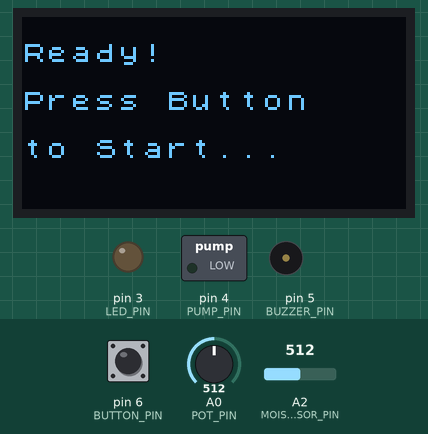
This sketch was run on a simulated Arduino Uno, built with avr-gcc and run on an emulated ATmega328P. Parts: 128×64 one-colour display, switched loads named in the sketch (green lamp = pin HIGH), output pins drawn as LEDs (lit = HIGH), buzzer (waves = sounding). Inputs (shaded band) come from the test bench; at power-on: pin 6 (BUTTON_PIN) LOW, A2 (MOISTURE_SENSOR_PIN) = 512, A0 (POT_PIN) = 512. What the sketch prints to the serial monitor is not drawn.

Above: at 1.0 s.
1.1 s: pin 6 (BUTTON_PIN) pulled HIGH for 0.15 s
At 2.5 s:
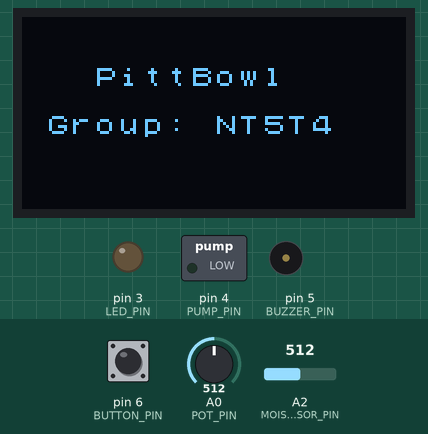
4.2 s: A2 (MOISTURE_SENSOR_PIN) set to 548
At 5.9 s:
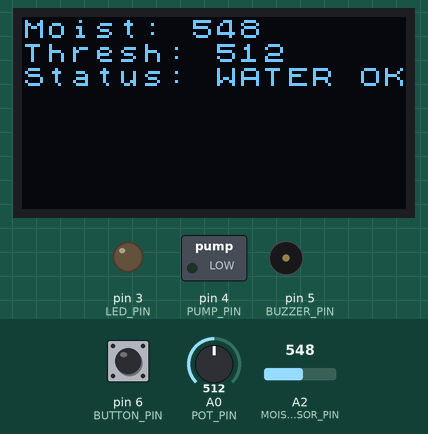
6.3 s: A2 (MOISTURE_SENSOR_PIN) set to 566
At 7.8 s:
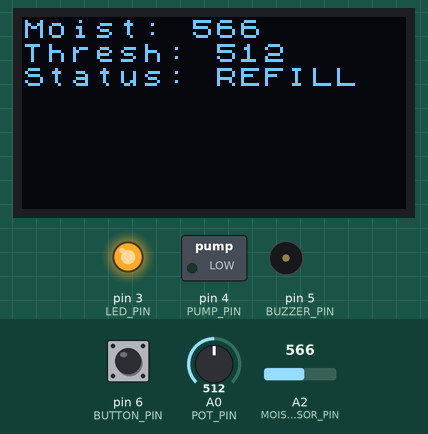
8.1 s: A0 (POT_PIN) set to 600
At 9.6 s:
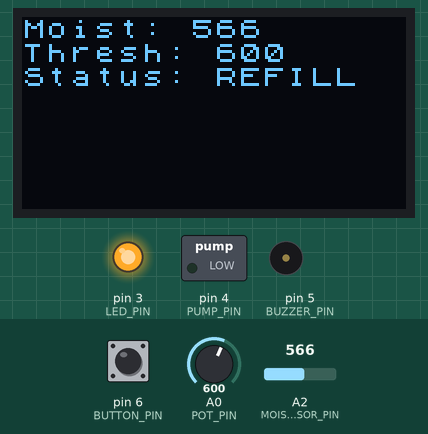
9.9 s: A0 (POT_PIN) set to 619
At 11.2 s:
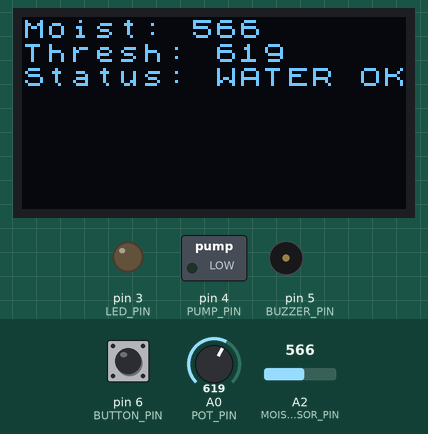
11.6 s: A2 (MOISTURE_SENSOR_PIN) set to 511
At 12.7 s:
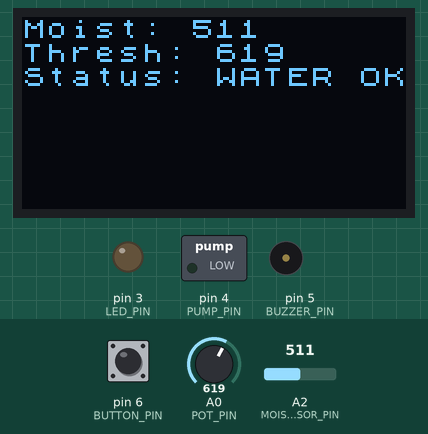
Timing chart, 0 to 14.2 s (numbered marks = the images above; inputs shaded):
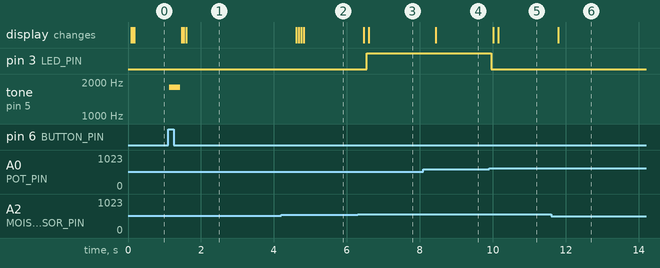

The sketch:

prototypecode.ino
```cpp
#include <Arduino.h>
#include <U8x8lib.h>

// ==========================================
// CENTRALIZED PIN CONFIGURATION
// ==========================================
// Actuators
const int PUMP_PIN   = 4;  // PWM - Water pump (Moved to D3)
const int LED_PIN    = 3;  // PWM/Dig - Status LED
const int BUZZER_PIN = 5;  // PWM/Dig - Startup Buzzer

// Sensors & Inputs (Grove Beginner Kit: pot on A0; moisture on A2 via Grove cable)
const int BUTTON_PIN = 6;       // Digital - Startup Button
const int POT_PIN = A0;         // Analog - Threshold adjustment
const int MOISTURE_SENSOR_PIN = A2; // Analog - Water level / moisture

// Long-press: release after >= this many ms toggles pause (drain / resume).
// Button is polled every BUTTON_POLL_MS; a 500ms-only loop under-counted hold time and broke resume.
const unsigned long PAUSE_HOLD_MS = 4000;

// Hysteresis around threshold (ADC counts) stops REFILL/WATER OK chatter and OLED flicker
const int MOISTURE_HYST = 45;

// Sensor/control loop period (ms). Lower value = faster response.
const unsigned long SENSOR_PERIOD_MS = 200;

// Fast poll for button edges (ms)
const unsigned long BUTTON_POLL_MS = 15;

// ==========================================
// GLOBAL OBJECTS
// ==========================================
// Onboard OLED is an SSD1315 (compatible with SSD1306) on the I2C bus
U8X8_SSD1306_128X64_NONAME_HW_I2C u8x8(/* reset=*/ U8X8_PIN_NONE);

bool systemPaused = false;
bool prevButtonDown = false;
unsigned long buttonPressStartMs = 0;
bool longPressHandled = false;

static void beepBuzzer(unsigned int freqHz, unsigned int durationMs) {
  tone(BUZZER_PIN, freqHz, durationMs);
  delay(durationMs + 20);
  noTone(BUZZER_PIN);
}

static void pollPauseButton() {
  bool down = digitalRead(BUTTON_PIN) == HIGH;
  if (down && !prevButtonDown) {
    buttonPressStartMs = millis();
    longPressHandled = false;
  }
  if (down && !longPressHandled) {
    unsigned long held = millis() - buttonPressStartMs;
    if (held >= PAUSE_HOLD_MS) {
      systemPaused = !systemPaused;
      longPressHandled = true;
      // Longer, audible beep for pause/resume toggle feedback.
      beepBuzzer(2200, 180);
    }
  }
  if (!down && prevButtonDown) {
    // Reset gate on release so the next long-press can toggle again.
    longPressHandled = false;
  }
  prevButtonDown = down;
}

void setup() {
  Serial.begin(115200);

  // Initialize Pins
  pinMode(PUMP_PIN, OUTPUT);
  pinMode(LED_PIN, OUTPUT);
  pinMode(BUZZER_PIN, OUTPUT);
  pinMode(BUTTON_PIN, INPUT);

  // Ensure actuators are OFF initially
  analogWrite(PUMP_PIN, 0);
  digitalWrite(LED_PIN, LOW);
  digitalWrite(BUZZER_PIN, LOW);

  // Initialize OLED
  u8x8.begin();
  u8x8.setFlipMode(1);  // Flip display 180 degrees as requested
  u8x8.setPowerSave(0);
  u8x8.setFont(u8x8_font_chroma48medium8_r);

  // ==========================================
  // STARTUP SEQUENCE
  // ==========================================
  u8x8.clearDisplay();
  u8x8.drawString(0, 1, "Ready!");
  u8x8.drawString(0, 3, "Press Button");
  u8x8.drawString(0, 5, "to Start...");
  Serial.println("Waiting for button press to start...");

  // Wait indefinitely until the button is pressed.
  // The Grove button module goes HIGH when pressed.
  while (digitalRead(BUTTON_PIN) == LOW) {
    delay(50); // Small delay to prevent busy-waiting
  }

  // Button was pressed!
  Serial.println("Button pressed. Starting system...");

  // Startup confirmation beep (audible on Grove buzzer).
  beepBuzzer(1800, 300);

  // Show Welcome Screen
  u8x8.clearDisplay();
  u8x8.drawString(0, 2, "   PittBowl   ");
  u8x8.drawString(0, 4, " Group: NT5T4 ");

  delay(3000); // Leave welcome message up for 3 seconds
  u8x8.clearDisplay();
}

void loop() {
  static unsigned long lastSensorMs = 0;
  static bool lowWater = false; // Schmitt state: need refill
  static bool firstSample = true;
  static int moistureFiltered = 0;

  unsigned long now = millis();
  pollPauseButton();

  if (now - lastSensorMs >= SENSOR_PERIOD_MS) {
    lastSensorMs = now;

    int moistureLevel = analogRead(MOISTURE_SENSOR_PIN);
    int threshold = analogRead(POT_PIN);

    // Simple low-pass filter to smooth out fast spikes from the sensor.
    if (firstSample) {
      moistureFiltered = moistureLevel;
      firstSample = false;
    } else {
      // 1/2 previous value, 1/2 new reading (faster response than 3/4 + 1/4)
      moistureFiltered = (moistureFiltered + moistureLevel) / 2;
    }

    // Schmitt trigger vs. pot threshold — stable pump/display, no flicker.
    // NOTE: Lower moistureFiltered than threshold means sensor is IN water.
    //       Higher moistureFiltered than threshold means sensor is OUT of water.
    if (lowWater) {
      // Currently in "need refill" state; only clear it once sensor is clearly back in water.
      if (moistureFiltered < threshold - MOISTURE_HYST) {
        lowWater = false;
      }
    } else {
      // Currently "water OK"; only enter refill state once sensor is clearly out of water.
      if (moistureFiltered > threshold + MOISTURE_HYST) {
        lowWater = true;
      }
    }

    Serial.print("Moisture raw: ");
    Serial.print(moistureLevel);
    Serial.print(" | filt: ");
    Serial.print(moistureFiltered);
    Serial.print(" | Thresh: ");
    Serial.print(threshold);
    Serial.print(" | Paused: ");
    Serial.println(systemPaused ? "Y" : "N");

    char line[17];

    if (systemPaused) {
      analogWrite(PUMP_PIN, 0);
      digitalWrite(LED_PIN, LOW);
      snprintf(line, sizeof(line), "%-16s", "Status: PAUSED");
      u8x8.drawString(0, 2, line);
    } else if (lowWater) {
      analogWrite(PUMP_PIN, 100);
      digitalWrite(LED_PIN, HIGH);
      snprintf(line, sizeof(line), "%-16s", "Status: REFILL");
      u8x8.drawString(0, 2, line);
    } else {
      analogWrite(PUMP_PIN, 0);
      digitalWrite(LED_PIN, LOW);
      snprintf(line, sizeof(line), "%-16s", "Status: WATER OK");
      u8x8.drawString(0, 2, line);
    }

    snprintf(line, sizeof(line), "Moist:%4d      ", moistureLevel);
    u8x8.drawString(0, 0, line);
    snprintf(line, sizeof(line), "Thresh:%4d     ", threshold);
    u8x8.drawString(0, 1, line);
  }

  delay(BUTTON_POLL_MS);
}
```

Measured:
- the behaviour switches between 557 and 558 on A2 (MOISTURE_SENSOR_PIN) (found by bisection; images 2 and 3)
- the behaviour switches between 610 and 611 on A0 (POT_PIN) (found by bisection; images 4 and 5)
- after the input at 1.1 s, tone on pin 5 (BUZZER_PIN): silent → 1800 Hz at once, → silent 0.30 s later; the display: first changes after 0.38 s (image 1 shows a later state)
- after the input at 6.3 s, pin 3 (LED_PIN): LOW → HIGH after 0.24 s; the display: first changes after 0.16 s (image 3 shows a later state)
- after the input at 8.1 s, the display: changes after 0.34 s (image 4)
- after the input at 9.9 s, pin 3 (LED_PIN): HIGH → LOW after 0.05 s; the display: first changes after 0.12 s (image 5 shows a later state)
- after the input at 11.6 s, the display: changes after 0.19 s (image 6)
